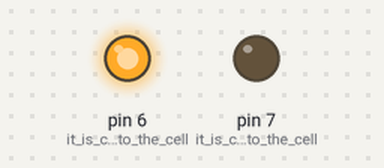
The sketch below on a simulated Arduino Uno, built with avr-gcc and run on an emulated ATmega328P. Parts: output pins drawn as LEDs (lit = HIGH).

Above: at 1.0 s.
At 3.0 s:
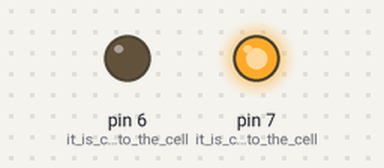
Timing chart, 0 to 5.2 s (numbered marks = the images above):
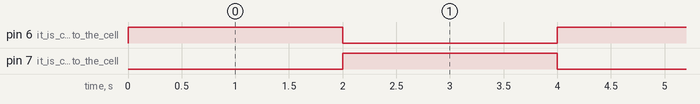

The sketch:

Galinstan.ino
```cpp
/*
Galinstan

*/
int period = 2000; //milliseconds
void setup() {
  // initialize digital pin 13 as an output.
  pinMode(7, OUTPUT); // it is close to the cell!
  pinMode(6, OUTPUT); // it is close to the cell!
}

// the loop function runs over and over again forever
void loop() {
  digitalWrite(6, HIGH);   // turn the LED on (HIGH is the voltage level)
  digitalWrite(7, LOW);   // turn the LED on (HIGH is the voltage level)
  delay(period);              // wait for a second
  digitalWrite(6, LOW);   // turn the LED on (HIGH is the voltage level)
  digitalWrite(7, HIGH);   // turn the LED on (HIGH is the voltage level)

  delay(period);              // wait for a second
}
```

Measured:
- by itself, pin 6 (it_is_close_to_the_cell), pin 7 (it_is_close_to_the_cell): alternates HIGH for 2.0 s and LOW for 2.0 s
